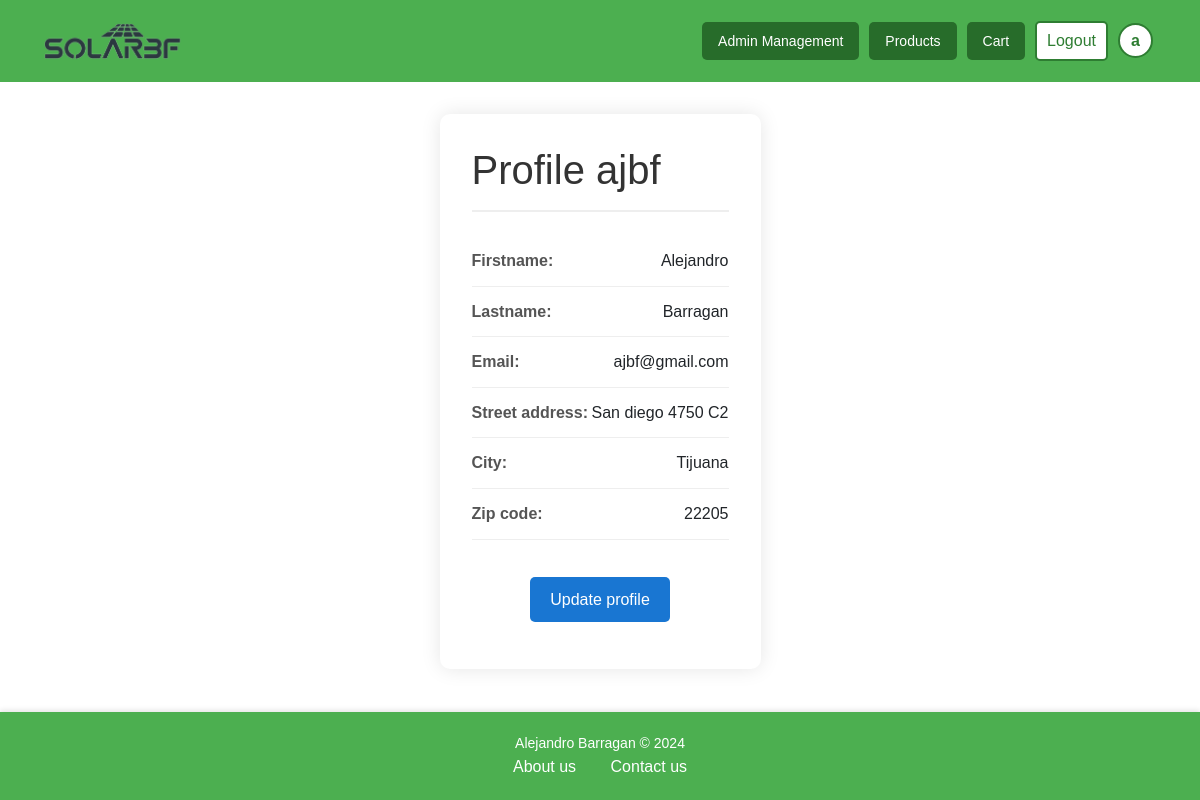
Page /profile/ (signed in) on the earlier database version.
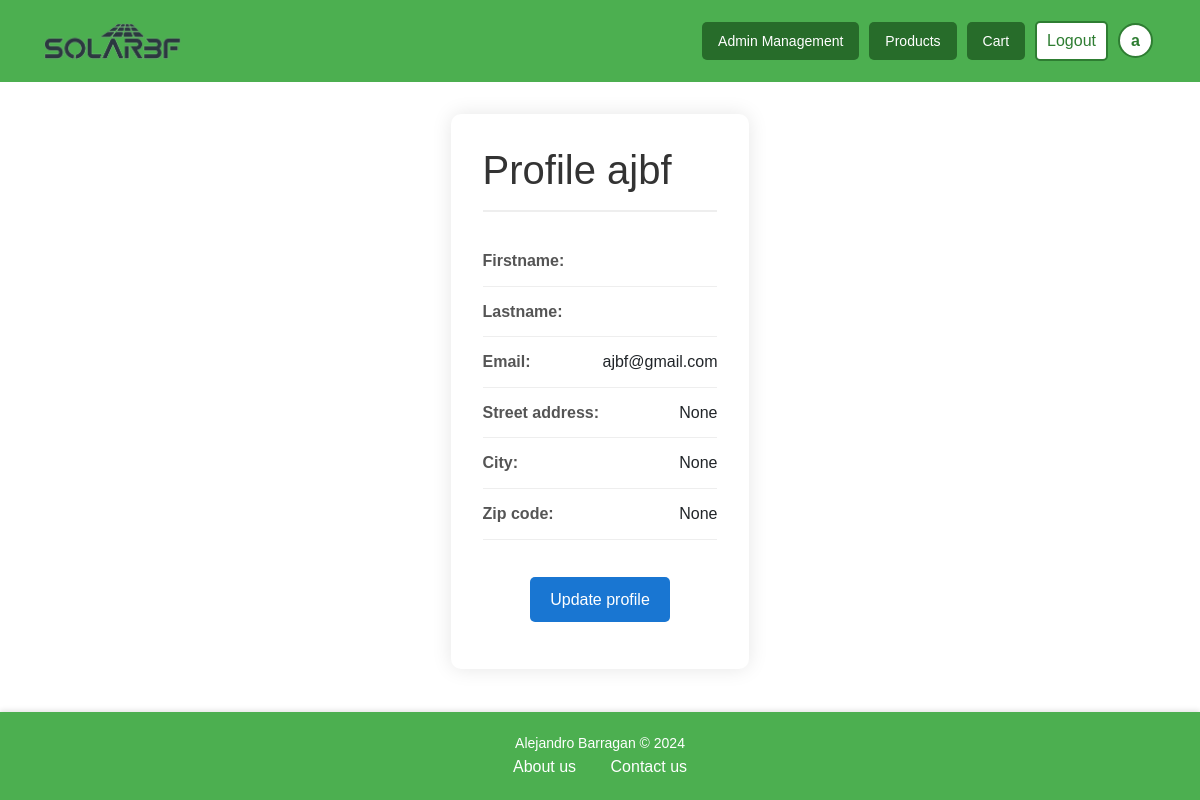
Same page on the later database version.
### accounts/models.py (models this page shows, shortened)
class CustomUser(AbstractUser):
    USER_TYPE_CHOICES = (
        ('user', 'User'),
        ('worker', 'Worker'),
        ('admin', 'Admin'),
    )
    role = models.CharField(max_length=10, default='user')
    team = models.ForeignKey(
        Team,
        on_delete=models.SET_NULL,
        blank=True, null=True,
        related_name='members'
    )
    email = models.EmailField(unique=True)
    street_address = models.CharField(max_length=255, blank=True, null=True)
    city = models.CharField(max_length=100, blank=True, null=True)
    state = models.CharField(max_length=100, blank=True, null=True)
    zip_code = models.CharField(max_length=20, blank=True, null=True)
    country = models.CharField(max_length=100, blank=True, null=True)

### accounts/views.py (the view)
# urls.py: path('profile/', views.profileView, name='profile'),
@login_required
def profileView(request):
    return render(request, 'accounts/profile.html')

### templates/accounts/profile.html (shortened to what this page needs)
{% extends 'base.html' %}
{% load static %}
{% block style %}
    <link rel="stylesheet" href="{% static 'css/profile.css' %}"/>
{% endblock %}
{% block content %}
<div class="profile-container">
    <h1>Profile {{ user.username }}</h1>
    <div class="profile-info">
        <p><strong>Firstname:</strong> {{ user.first_name }}</p>
        <p><strong>Lastname:</strong> {{ user.last_name }}</p>
        <p><strong>Email:</strong> {{ user.email }}</p>
        <p><strong>Street address:</strong> {{ user.street_address }}</p>
        <p><strong>City:</strong> {{ user.city }}</p>
        <p><strong>Zip code:</strong> {{ user.zip_code }}</p>
    </div>
    <div class="button-container">
        <a class="btn-custom btn-large btn-edit" href="{% url 'profile_update' %}">Update profile</a>
    </div>
</div>
{% endblock %}

### templates/components/navbar.html (shortened to what this page needs)
{% load static %}
{% block style %}
    <link rel="stylesheet" href="{% static 'css/navbar.css' %}"/>
{% endblock %}
{% block content %}
<div class="navbar-container">
    <nav class="navbar">
        <div class="container">
            <a class="nav-link navbar-brand nav-logo" href="{% url 'home' %}">
                <img src="{% static 'images/SolarBFLogo1-1.png' %}" alt="">
            </a>
            <div class="nav-links" id="nav-links">
                {% if user.is_authenticated %}
                    {% if user.is_staff or user.role == 'worker' %}
                        <a class="btn-custom btn-medium btn-primary" href="{% url 'management' %}">Admin Management</a>
                    {% endif %}
                        <a class="btn-custom btn-medium btn-primary" href="{% url 'products' %}">Products</a>
                        <a class="btn-custom btn-medium btn-primary" href="{% url 'cart' %}">Cart</a>
                        <a class="btn-custom btn-logout" href="{% url 'logout' %}">Logout</a>
                        <a class="btn-custom btn-profile" href="{% url 'profile' %}">{{ user.username|slice:":1" }}</a>
                    {% else %}
                        <a class="btn-login" href="{% url 'login' %}">Login</a>
                    {% endif %}
            </div>
        </div>
    </nav>
</div>
{% endblock %}

Differences in the rows shown:
changed CustomUser "ajbf": street_address "San diego 4750 C2" → "None"; city "Tijuana" → "None"; zip_code "22205" → "None"; first_name "Alejandro" → (not shown); last_name "Barragan" → (not shown)
